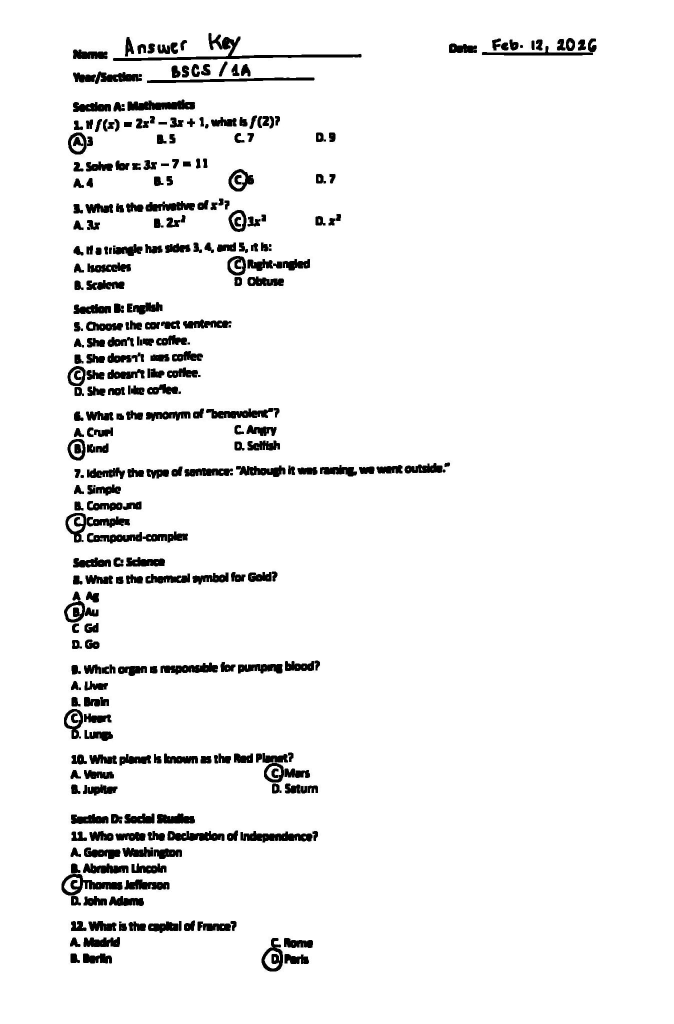
#> input picture backend/uploads/exam_pages/1/page_1_Test_Answer_Key.jpg, 1348 x 2047 px (shown at 1/2 size)
$ python -i ocr_shared.py   (imports and definitions only)
#> lines starting #> are read from the running program, lines starting #| are printed output that depends on the picture; after the words box and inside, x2 and y2 are one past the last pixel; in counts of white or black regions, pixels touching at a corner belong together
#> further down, picture is the input picture: shape (2047, 1348); min 0, max 255, mean 240.5
from __future__ import annotations
import os
from dataclasses import dataclass
from typing import Optional
import numpy as np

@dataclass
class DetectedAnswer:
    y: int
    x: int
    letter: str
    confidence: float = 0.0
    size: int = 0
    # NEW 2026-10-24. 0 means "nobody said", and every caller that numbers by
    # position keeps working. ocr_item_numbers fills it with the number
    # PRINTED on the page, so a page that starts at item 12 says so.
    item_number: int = 0
    # NEW 2026-10-31. Only the encircled detector ever sets this False, for a
    # circle whose option could not be proved from the printed labels - i.e.
    # a circle that is round handwriting, not a circled option. True is the
    # default so every other detector and every existing caller is unchanged.
    proved_by_label: bool = True

@dataclass
class OCRPageResult:
    image_path: str
    answers: list
    mean_conf: float
    error: Optional[str] = None
    warning: Optional[str] = None

# [9 lines left out: function setup_tesseract, not called in this run]

MAX_SIDE = 2400
MIN_SIDE = 2000

# [15 lines left out: function load_gray, not called in this run]

def ink_mask(gray):
    import cv2
    blur = cv2.GaussianBlur(gray, (5, 5), 0)
    block = max(15, (min(gray.shape) // 40) | 1)
#> block = 33
    th = cv2.adaptiveThreshold(blur, 255, cv2.ADAPTIVE_THRESH_GAUSSIAN_C,
                               cv2.THRESH_BINARY_INV, block, 12)
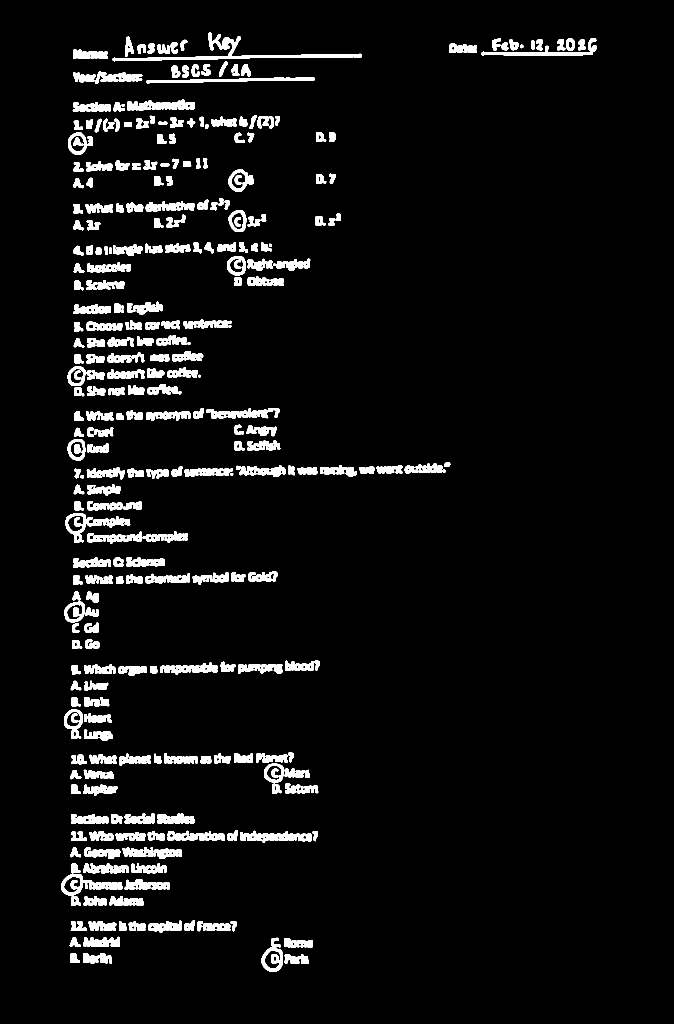
#> th: shape (2047, 1348) (shown at 1/2 size); 5.6% white; 290 white regions, largest, box (x1, y1, x2, y2) and area: (225, 65, 724, 123) 4036, (123, 1748, 245, 1791) 2009, (255, 199, 390, 222) 1975
    th = cv2.morphologyEx(th, cv2.MORPH_OPEN, np.ones((2, 2), np.uint8))
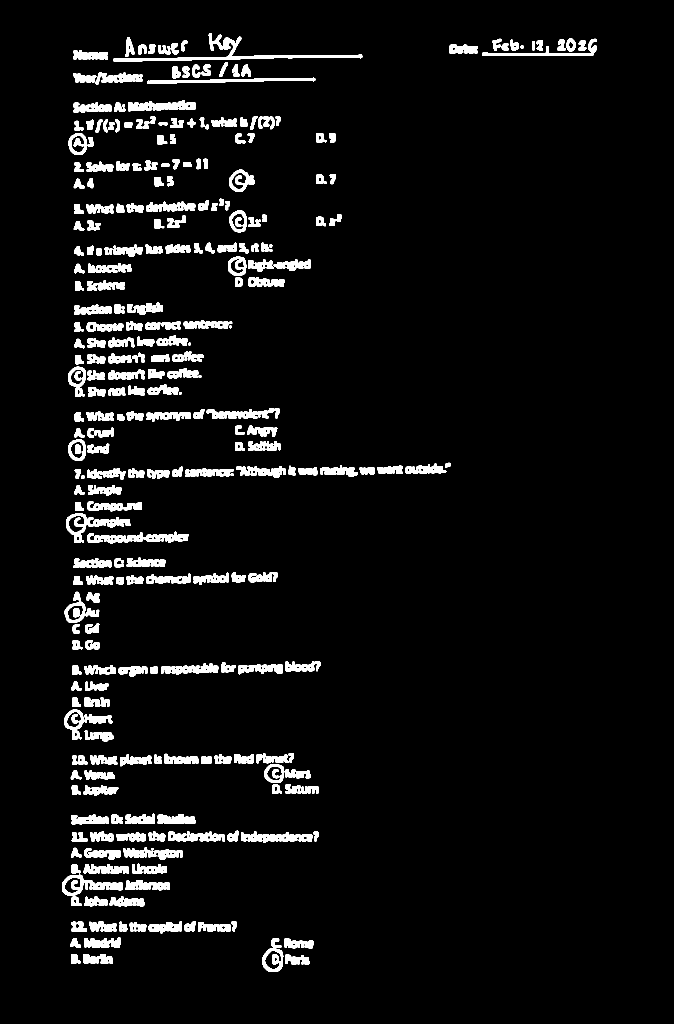
#> th: shape (2047, 1348) (shown at 1/2 size); 5.6% white; 295 white regions, largest, box (x1, y1, x2, y2) and area: (226, 66, 725, 124) 4035, (124, 1749, 246, 1792) 2008, (256, 200, 391, 223) 1975
    return th

# [78 lines left out: functions estimate_text_height, group_rows, _sort_answers, sort_column_aware, limit_to_expected, not called in this run]

>>> import cv2
>>> picture = cv2.imread('../../uploads/exam_pages/1/page_1_Test_Answer_Key.jpg', cv2.IMREAD_GRAYSCALE)
>>> result = ink_mask(picture)

$ run again, on backend/uploads/exam_pages/1/page_1_0501f645.jpg
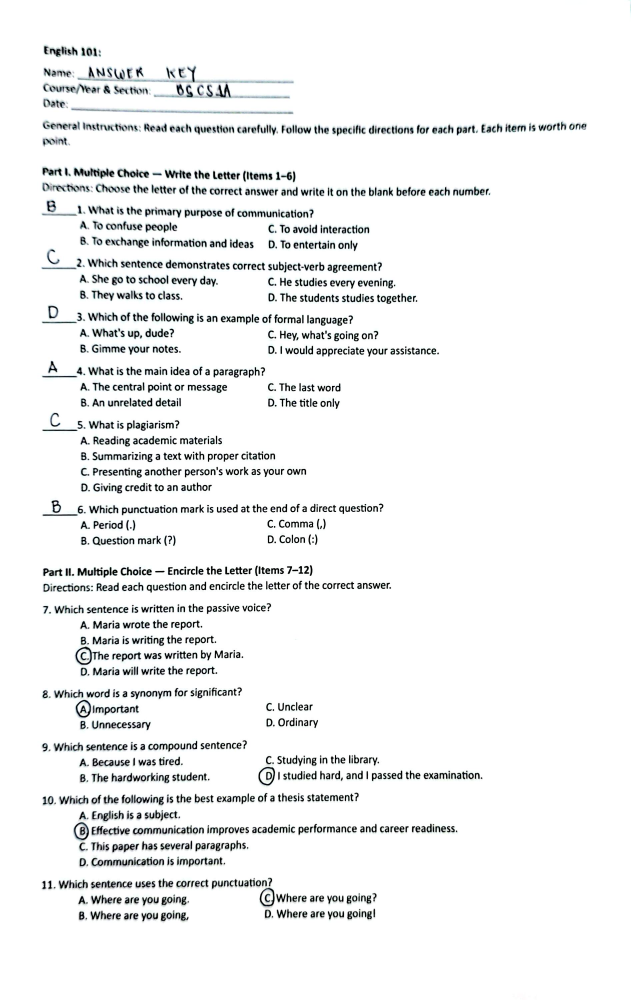
#> input picture backend/uploads/exam_pages/1/page_1_0501f645.jpg, 1893 x 3000 px (shown at 1/3 size)
#> in ink_mask, `th = cv2.adaptiveThreshold(blur, 255, cv2.ADAPTIVE_THRESH_GAUSSIAN_C, ..`:
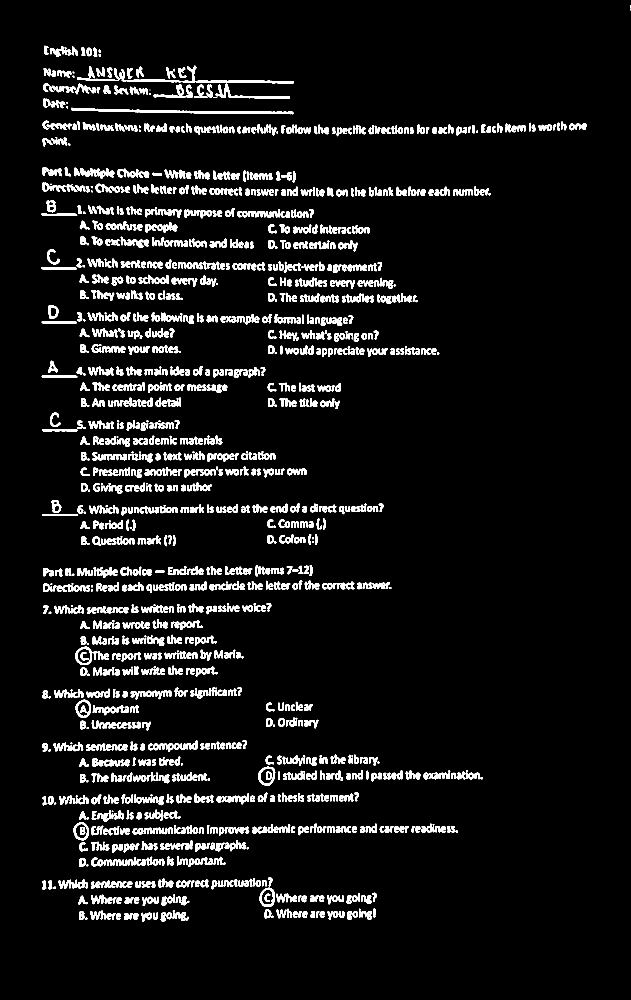
#> th: shape (3000, 1893) (shown at 1/3 size); 6.3% white; 1745 white regions (23 under 20 px), largest, box (x1, y1, x2, y2) and area: (213, 323, 881, 343) 4369, (587, 241, 882, 296) 3879, (342, 197, 589, 248) 2077
#> in ink_mask, `th = cv2.morphologyEx(th, cv2.MORPH_OPEN, np.ones((2, 2), np.uint8))`:
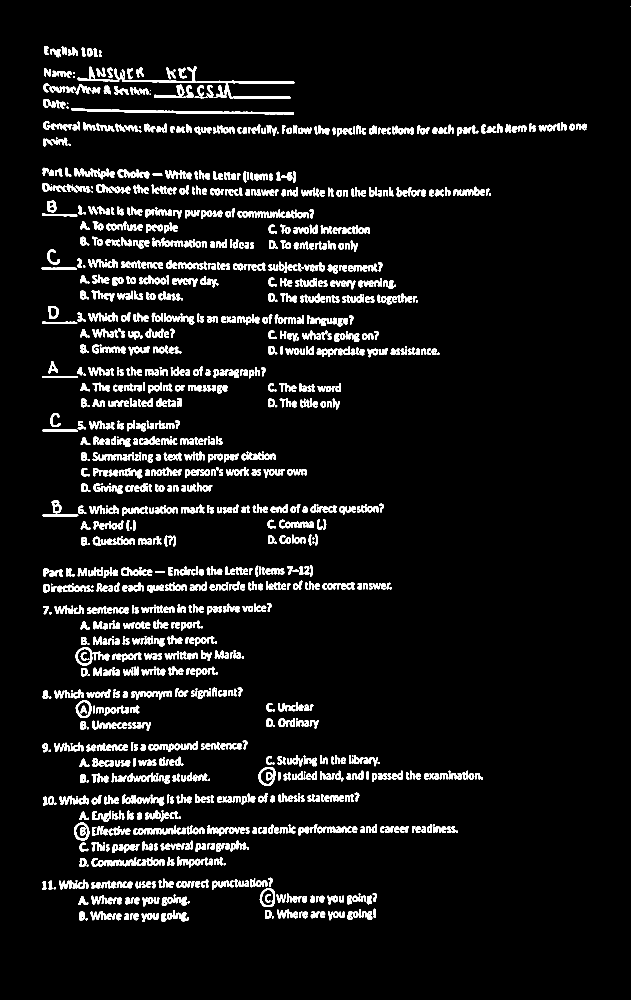
#> th: shape (3000, 1893) (shown at 1/3 size); 6.3% white; 1782 white regions (23 under 20 px), largest, box (x1, y1, x2, y2) and area: (214, 324, 882, 344) 4366, (343, 198, 590, 249) 2073, (648, 252, 871, 297) 1993
